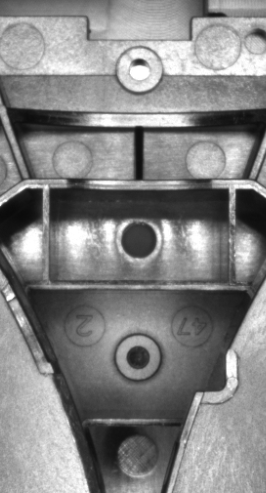
#> input picture pic/3-sub.png, 266 x 493 px
$ python '4.8 图像金字塔.py'
#> lines starting #> are read from the running program, lines starting #| are printed output that depends on the picture
import cv2 as cv
import numpy as np
import math
from matplotlib import pyplot as plt

# 图像金字塔在后面图像分割、Sift特征点等比较重要
# 主要包括高斯金字塔、拉普拉斯金字塔、DOG金字塔等等
# - cv.pyrUp()上采样，放大图像
# - cv.pyrDown()下采样，下采样缩小图像

## 【高斯金字塔】
#下降采样时，先要用高斯核对G1层图像进行卷积，然后删除所有偶数行和偶数列，得到缩小后的图像
#上采样，图像首先在每个维度上扩大为原来的两倍，新增的行（偶数行）以0填充。然后给指定的滤波器进行卷积
#上下采样是不可逆的，丢失了很多信息，丢失的信息即构成了拉普拉斯金字塔
img = cv.imread('./pic/3-sub.png',0)
#> img is the input picture: shape (493, 266); min 10, max 255, mean 132
G = img.copy()
img_gauss = [G]
for i in range(6):
    G = cv.pyrDown(G)
    img_gauss.append(G)
    imgname = 'gauss%d'%i
    cv.imshow(imgname, img_gauss[i])
#> this loop made 6 passes
#> pass 1, `G = cv.pyrDown(G)`:
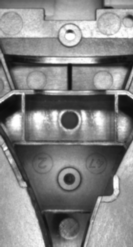
#> G: shape (247, 133); min 11, max 255, mean 132
#> pass 2, `G = cv.pyrDown(G)`:
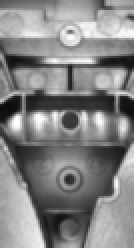
#> G: shape (124, 67) (shown 2 times larger); min 12, max 255, mean 132.1
#> pass 3, `G = cv.pyrDown(G)`:
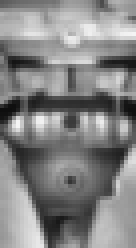
#> G: shape (62, 34) (shown 4 times larger); min 14, max 245, mean 131.9
#> after the loop, G = [[154, 161, 171, 168, 167], [146, 160, 177, 172, 163], [111, 129, 150, 141, 126], [103, 115, 117, 115, 112], [107, 119, 122, 117, 109], [118, 109, 118, 107, 110], [156, 125, 100, 116, 141], [177, 144, 94, 136, 163]]; img_gauss = 7 items

## 【拉普拉斯金字塔】
#通过G层高斯金字塔图像-G+1层做UP操作后的图像得到的残差图像即可构成拉普拉斯金字塔
img_laplac = [img_gauss[5]]
for i in range(5,0,-1):
    G1 = img_gauss[i-1]
    G = cv.pyrUp(img_gauss[i]) #!!!!!TODO 未解决，大小不一致会崩溃！！！！！！！！！！！！！！！！！
#> (the run stopped early here; a loop or call above may not have finished)

$ run again, with pic/capture.png copied over pic/3-sub.png
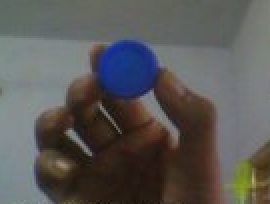
#> input picture pic/capture.png, 135 x 102 px (shown 2 times larger)
#> `img = cv.imread('./pic/3-sub.png',0)`:
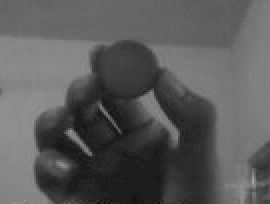
#> img: shape (102, 135) (shown 2 times larger); min 21, max 167, mean 89.7
#> the loop `for i in range(6):` made 6 passes
#> G on pass 6: [[107, 96, 100], [94, 78, 87]]
#> pass 2, `G = cv.pyrDown(G)`:
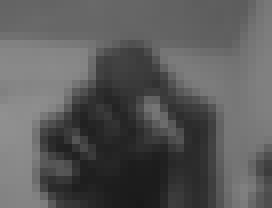
#> G: shape (26, 34) (shown 8 times larger); min 25, max 144, mean 90.2
#> after the loop `for i in range(6):`: img_gauss = 7 items
#> img_laplac = 1 items, first 1: [[113, 108, 97, 101, 106], [124, 105, 83, 99, 111], [118, 80, 55, 78, 104], [110, 68, 41, 65, 95]]

$ run again, with pic/his2.png copied over pic/3-sub.png
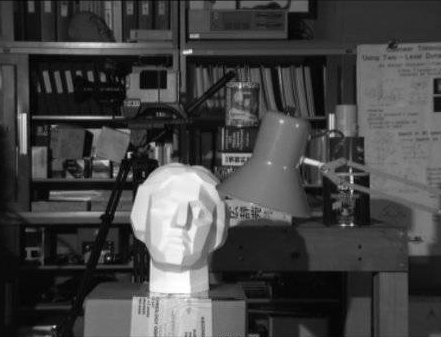
#> input picture pic/his2.png, 441 x 337 px
#> img is the input picture: shape (337, 441); min 0, max 255, mean 69.1
#> after the loop `for i in range(6):`: img_gauss = 7 items
